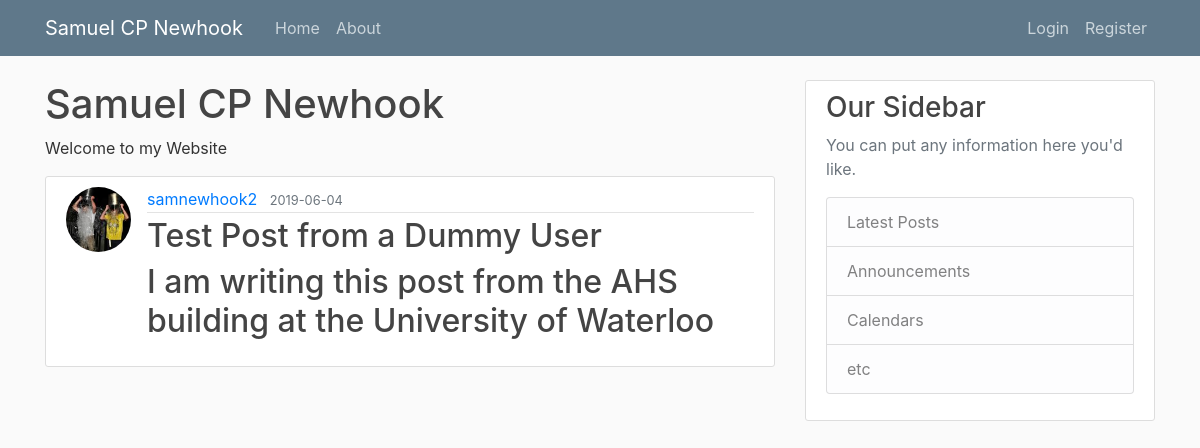
Screenshot of /post/2 with the database file from the repository.
### samnewhook/models.py (models this page shows, shortened)
class User(db.Model, UserMixin):
    id = db.Column(db.Integer, primary_key=True)
    username = db.Column(db.String(20), unique=True, nullable=False)
    email = db.Column(db.String(120), unique=True, nullable=False)
    image_file = db.Column(db.String(20), nullable=False, default='default.jpg')
    password = db.Column(db.String(60), nullable=False)
    posts = db.relationship('Post', backref='author', lazy=True)

class Post(db.Model):
    id = db.Column(db.Integer, primary_key=True)
    title = db.Column(db.String(100), nullable=False)
    date_posted = db.Column(db.DateTime, nullable=False, default=datetime.utcnow)
    content = db.Column(db.Text, nullable=False)
    user_id = db.Column(db.Integer, db.ForeignKey('user.id'), nullable=False)

### samnewhook/routes.py (the view)
@app.route("/post/<int:post_id>")
def post(post_id):
    post = Post.query.get_or_404(post_id)
    return render_template('post.html', title=post.title, post=post)

### samnewhook/templates/post.html (shortened to what this page needs)
{% extends "layout.html" %}
{% block content %}
<div>
    <h1>Samuel CP Newhook</h1>
    <p>Welcome to my Website</p>
</div>
<article class="media content-section">
  <img class="rounded-circle article-img" src="{{ url_for('static', filename='profile_pics/' + post.author.image_file)}}">
  <div class="media-body">
    <div class="article-metadata">
      <a class="mr-2" href="{{ url_for('user_posts', username=post.author.username) }}">{{ post.author.username }}</a>
      <small class="text-muted">{{ post.date_posted.strftime('%Y-%m-%d') }}</small>
    </div>
    <h2 class="article-title">{{ post.title }}<h2>
    <p class="article-content">{{ post.content }}</p>
  </div>
</article>
{% endblock content%}

### samnewhook/static/main.css (style rules this page uses)
body { background: #fafafa; color: #333333; margin-top: 5rem; }
h1, h2, h3, h4, h5, h6 { color: #444444; }
.content-section { background: #ffffff; padding: 10px 20px; border: 1px solid #dddddd; border-radius: 3px; margin-bottom: 20px; }
.article-title { color: #444444; }
.article-content { white-space: pre-line; }
.article-img { height: 65px; width: 65px; margin-right: 16px; }
.article-metadata { padding-bottom: 1px; margin-bottom: 4px; border-bottom: 1px solid #e3e3e3 }

### rows the page displays
User: image_file (picture), author.username "samnewhook2"
Post: date_posted "2019-06-04", title "Test Post from a Dummy User", content "I am writing this post from the AHS building at the University of Waterloo"
